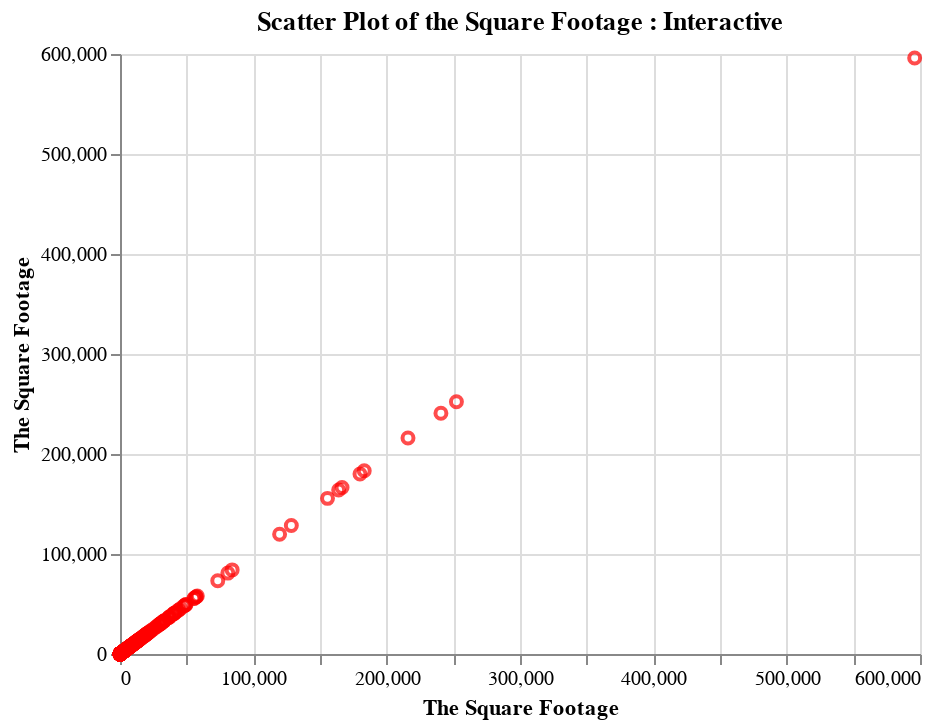

Write notebook code for a chart like this one.
### Code cell
scatter= alt.Chart(df_sampled).mark_point().encode(
    x=alt.X('Square Footage:Q', title="The Square Footage"),
    y=alt.Y('Square Footage:Q', title="The Square Footage"),
    color=alt.condition(selection, alt.value("red"), alt.value("grey"))
).add_selection(
    selection
).properties(
    title="Scatter Plot of the Square Footage : Interactive"
)

scatter.display()

### Figure 1 — Vega-Lite specification as saved in the notebook (floating-point values rounded to 4 significant figures; data arrays with more than 128 entries replaced by an {"elided": "..."} marker saying what was removed)
{"config": {"view": {"continuousWidth": 400, "continuousHeight": 300}}, "data": {"name": "data-3781e748b69cb9052ba44d3f48faa749"}, "mark": "point", "encoding": {"color": {"condition": {"value": "red", "selection": "selector005"}, "value": "grey"}, "x": {"field": "Square Footage", "title": "The Square Footage", "type": "quantitative"}, "y": {"field": "Square Footage", "title": "The Square Footage", "type": "quantitative"}}, "selection": {"selector005": {"type": "interval"}}, "title": "Scatter Plot of the Square Footage : Interactive", "$schema": "https://vega.github.io/schema/vega-lite/v4.17.0.json", "datasets": {"data-3781e748b69cb9052ba44d3f48faa749": {"elided": "500 records"}}}
